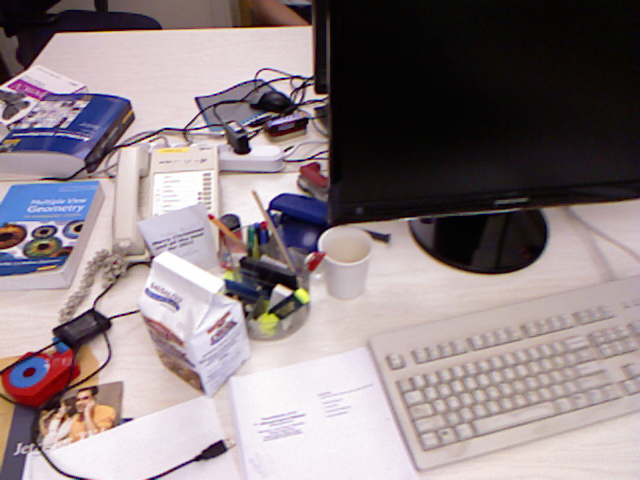
#> input picture rgbd_dataset_freiburg1_xyz/rgb/1305031103.011215.png, 640 x 480 px; its folder holds 4 pictures in this run
$ python mini_orb_slam_copy.py
#> lines starting #> are read from the running program, lines starting #| are printed output that depends on the picture
import cv2
import numpy as np
import os
import matplotlib.pyplot as plt
import open3d as o3d
from matplotlib import animation

# -- SETTINGS --
IMAGE_DIR = "rgbd_dataset_freiburg1_xyz/rgb"  # Set this!
CAMERA_MATRIX = np.array([[517.3, 0, 318.6],
                          [0, 516.5, 255.3],
                          [0, 0, 1]])  # fx, fy, cx, cy from TUM dataset

# -- HELPER FUNCTIONS --
def load_images(folder):
    image_files = sorted([f for f in os.listdir(folder) if f.endswith('.png')])
    return [cv2.imread(os.path.join(folder, f), cv2.IMREAD_GRAYSCALE) for f in image_files]

def extract_features(img, orb):
    kp, des = orb.detectAndCompute(img, None)
    return kp, des

def match_features(des1, des2):
    matcher = cv2.BFMatcher(cv2.NORM_HAMMING)
    matches = matcher.match(des1, des2)
    matches = sorted(matches, key=lambda x: x.distance)
    return matches[:100]  # limit for speed

def estimate_pose(kp1, kp2, matches):
    pts1 = np.float32([kp1[m.queryIdx].pt for m in matches])
    pts2 = np.float32([kp2[m.trainIdx].pt for m in matches])
    E, mask = cv2.findEssentialMat(pts1, pts2, CAMERA_MATRIX, method=cv2.RANSAC, prob=0.999, threshold=1.0)
    _, R, t, _ = cv2.recoverPose(E, pts1, pts2, CAMERA_MATRIX)
    return R, t, pts1[mask.ravel() == 1], pts2[mask.ravel() == 1]

def triangulate(R, t, kp1, kp2):
    proj1 = np.hstack((np.eye(3), np.zeros((3, 1))))
    proj2 = np.hstack((R, t))
    proj1 = CAMERA_MATRIX @ proj1
    proj2 = CAMERA_MATRIX @ proj2

    pts4d = cv2.triangulatePoints(proj1, proj2, kp1.T, kp2.T)
    pts3d = pts4d[:3] / pts4d[3]
    valid_points = []

    for pt in pts3d.T:
        # 거리 기반 필터링
        dist = np.linalg.norm(pt)
        if 0.1 < dist < 5.0:
            # 재투영 오차 기반 필터링
            proj_pt = CAMERA_MATRIX @ pt
            if proj_pt[2] > 0:  # 카메라 앞에 있는 점만
                valid_points.append(pt)

    if not valid_points:  # 유효한 점이 없으면
        return np.array([]).reshape(3, 0)  # 명시적으로 (3,0) shape 지정
    return np.array(valid_points).T

def transform_points(points, pose):
    """안전하게 3D 점들을 변환"""
    if points.size == 0:
        return np.array([])
    if points.shape[1] == 0:
        return np.array([])
    return (pose[:3, :3] @ points + pose[:3, 3:4]).T

def draw_matches(img1, kp1, img2, kp2, matches):
    # Create a visualization of matching features between two frames
    match_img = cv2.drawMatches(img1, kp1, img2, kp2, matches, None,
                               flags=cv2.DRAW_MATCHES_FLAGS_DEFAULT)
    return match_img

def visualize_frame_results(curr_frame, curr_kp, matches_img):
    # Show current frame with detected keypoints
    kp_img = cv2.drawKeypoints(curr_frame, curr_kp, None,
                              flags=cv2.DRAW_MATCHES_FLAGS_DRAW_RICH_KEYPOINTS)

    # Display results
    cv2.imshow('Current Frame Keypoints', kp_img)
    cv2.imshow('Feature Matches', matches_img)
    cv2.waitKey(1)

# [56 lines left out: functions plot_trajectory_and_map_animated, plot_trajectory_and_map, not called in this run]

def calculate_matching_stats(matches, pts1, pts2):
    # Calculate statistics about feature matching
    if len(matches) == 0:
        return None

    distances = [m.distance for m in matches]
    mean_dist = np.mean(distances)
    std_dist = np.std(distances)

    # Calculate spatial distribution of matches
    pts1_std = np.std(pts1, axis=0)
    pts2_std = np.std(pts2, axis=0)
    spatial_coverage = np.mean([pts1_std, pts2_std])

    return {
        'num_matches': len(matches),
        'mean_distance': mean_dist,
        'std_distance': std_dist,
        'spatial_coverage': spatial_coverage
    }

def calculate_trajectory_smoothness(trajectory):
    if len(trajectory) < 3:
        return None

    # Calculate velocity and acceleration
    trajectory = np.array(trajectory)
    velocities = np.diff(trajectory, axis=0)
    accelerations = np.diff(velocities, axis=0)

    # Calculate smoothness metrics
    mean_velocity = np.mean(np.linalg.norm(velocities, axis=1))
    mean_acceleration = np.mean(np.linalg.norm(accelerations, axis=1))

    return {
        'mean_velocity': mean_velocity,
        'mean_acceleration': mean_acceleration
    }

def analyze_map_points(map_points):
    if len(map_points) == 0:
        return None

    points = np.array(map_points)

    # Calculate spatial distribution
    mean_pos = np.mean(points, axis=0)
    std_pos = np.std(points, axis=0)

    # Calculate density
    distances = np.linalg.norm(points - mean_pos, axis=1)
    point_density = len(points) / (np.max(distances) ** 3)

    return {
        'num_points': len(points),
        'mean_position': mean_pos,
        'std_position': std_pos,
        'point_density': point_density
    }

def add_map_points(new_points, map_points, min_distance=0.1):
    """Add new points to the map if they are far enough from existing points"""
    if len(map_points) == 0:  # 맵이 비어있으면 모든 점 추가
        map_points.extend(new_points)
        return

    # Convert to numpy arrays for efficient computation
    new_points = np.array(new_points)
    existing_points = np.array(map_points)

    for pt in new_points:
        # Compute distances to all existing points
        distances = np.linalg.norm(existing_points - pt, axis=1)
        # If point is far enough from all existing points, add it
        if np.min(distances) >= min_distance:
            map_points.append(pt.tolist())

def get_next_file_number():
    # Check existing files and get the next number
    existing_files = os.listdir('.')
    max_num = 0

    # Check slam result files
    for file in existing_files:
        if file.startswith('slam_result_') and file.endswith('.gif'):
            try:
                num = int(file.split('_')[2].split('.')[0])
                max_num = max(max_num, num)
            except:
                continue

    return max_num + 1

# -- MAIN PIPELINE --
def run_mini_slam():
    # Get the next file number
    file_num = get_next_file_number()
    slam_result_file = f'slam_result_{file_num}.gif'
    feature_video_file = f'feature_matching_{file_num}.mp4'
    feature_gif_file = f'feature_matching_{file_num}.gif'

    print("Starting Mini-SLAM...")
    orb = cv2.ORB_create(2000)
    images = load_images(IMAGE_DIR)
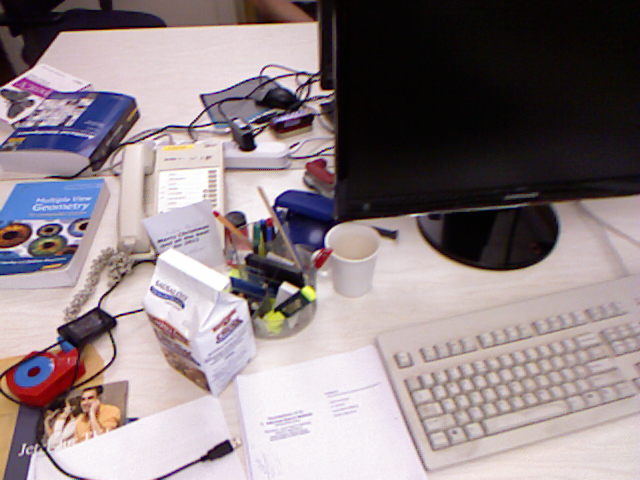
#> input picture rgbd_dataset_freiburg1_xyz/rgb/1305031103.043227.png, 640 x 480 px
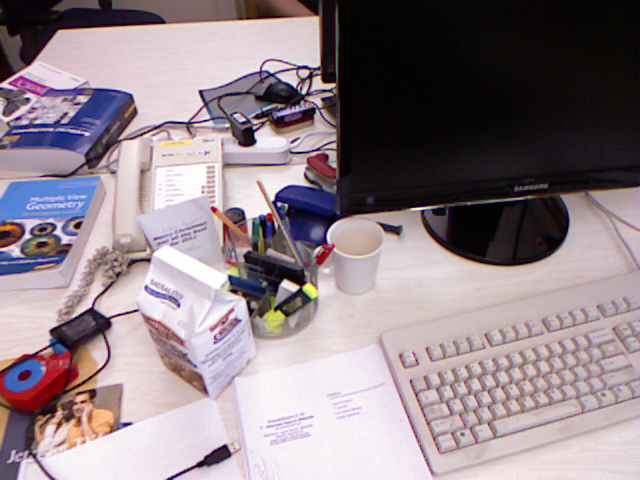
#> input picture rgbd_dataset_freiburg1_xyz/rgb/1305031103.143318.png, 640 x 480 px
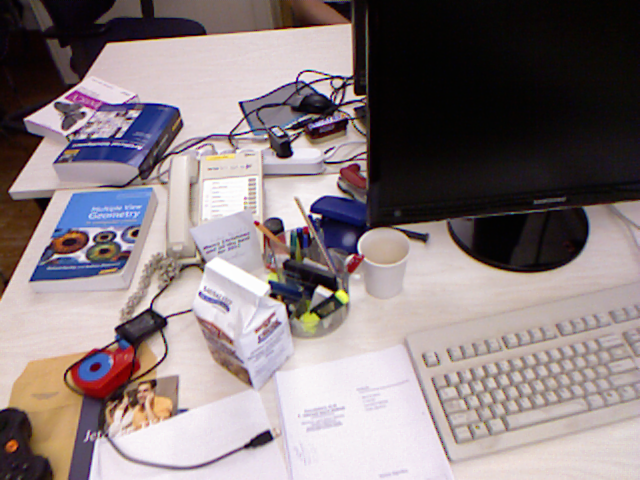
#> input picture rgbd_dataset_freiburg1_xyz/rgb/1305031103.811242.png, 640 x 480 px
#> images = 4 items
    print(f"Loaded {len(images)} images")
#| Loaded 4 images

    # Initialize video writer for feature matching visualization
    first_img = images[0]
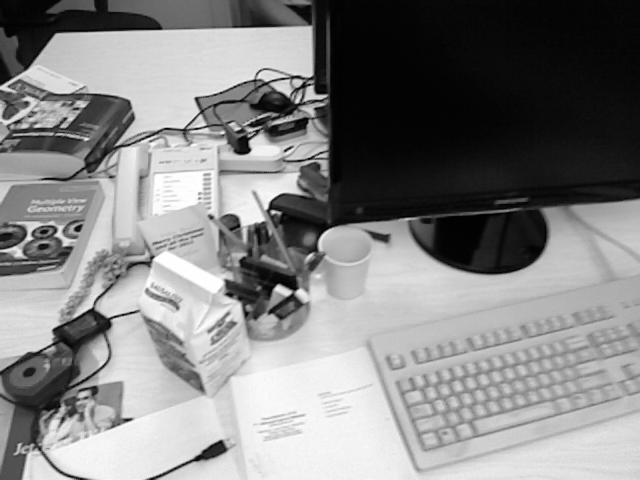
#> first_img: shape (480, 640); min 1, max 254, mean 132.7
    h, w = first_img.shape[:2]
#> h = 480; w = 640
    fourcc = cv2.VideoWriter_fourcc(*'mp4v')
    feature_video = cv2.VideoWriter(feature_video_file, fourcc, 10.0, (w*2, h))

    # Performance tracking
    matching_stats = []
    num_frames_processed = 0
    num_keyframes = 0
    tracking_lost_count = 0

    pose = np.eye(4)
    trajectory = [pose[:3, 3]]
    map_points = []

    last_kf_pose = pose.copy()
    last_kf_img = images[0]
    last_kf_kp, last_kf_des = extract_features(last_kf_img, orb)
#> in extract_features, `kp, des = orb.detectAndCompute(img, None)`: kp = 2000 keypoints; strongest (x, y, size): (278, 286, 64.3), (278, 287, 92.6), (288, 291, 44.6), (271, 208, 37.2)
#> last_kf_kp has the same summary as kp in extract_features

    MIN_TRANSLATION = 0.2
    MIN_ROTATION = 0.1
    MIN_MATCHES = 20

    # Create windows for visualization
    cv2.namedWindow('Current Frame Keypoints', cv2.WINDOW_NORMAL)
    cv2.namedWindow('Feature Matches', cv2.WINDOW_NORMAL)

    print("Processing frames...")
    for i in range(1, len(images)):
        print(f"Processing frame {i}/{len(images)-1}", end='\r')
        num_frames_processed += 1

        curr_img = images[i]
        curr_kp, curr_des = extract_features(curr_img, orb)
        if curr_des is None or last_kf_des is None:
            tracking_lost_count += 1
            continue

        matches = match_features(last_kf_des, curr_des)
        if len(matches) < MIN_MATCHES:
            print(f"\n[Frame {i}] Not enough matches.")
            tracking_lost_count += 1
            continue

        # Calculate matching statistics
        pts1 = np.float32([last_kf_kp[m.queryIdx].pt for m in matches])
        pts2 = np.float32([curr_kp[m.trainIdx].pt for m in matches])
        stats = calculate_matching_stats(matches, pts1, pts2)
        if stats:
            matching_stats.append(stats)

        # Visualize matches and save to video
        matches_img = draw_matches(last_kf_img, last_kf_kp, curr_img, curr_kp, matches[:30])
        feature_video.write(matches_img)
        visualize_frame_results(curr_img, curr_kp, matches_img)

        R, t, pts1, pts2 = estimate_pose(last_kf_kp, curr_kp, matches)
        if R is None or t is None:
            tracking_lost_count += 1
            continue

        # Normalize translation and apply artificial scale
        if np.linalg.norm(t) > 0:
            t = t / np.linalg.norm(t) * 0.2

        # Compute current pose relative to last keyframe
        T = np.eye(4)
        T[:3, :3] = R
        T[:3, 3] = t.squeeze()
        pose = last_kf_pose @ np.linalg.inv(T)

        # Triangulate
        pts3d = triangulate(R, t, pts1, pts2)

        # Transform points safely
        if pts3d.size > 0 and pts3d.shape[1] > 0:
            pts3d_world = transform_points(pts3d, pose)
        else:
            pts3d_world = np.array([])

        # Only insert keyframe and map points if motion is large enough
        translation_movement = np.linalg.norm(pose[:3, 3] - last_kf_pose[:3, 3])
        rotation_movement = np.arccos((np.trace(pose[:3, :3] @ last_kf_pose[:3, :3].T) - 1) / 2)

        if translation_movement > MIN_TRANSLATION or rotation_movement > MIN_ROTATION:
            print(f"\n[Frame {i}] Added keyframe. Translation Δ = {translation_movement:.2f}, Rotation Δ = {rotation_movement:.2f}")
            num_keyframes += 1
            last_kf_pose = pose.copy()
            last_kf_img = curr_img
            last_kf_kp, last_kf_des = curr_kp, curr_des
            if pts3d_world.size > 0:
                if len(pts3d_world.shape) == 2:
                    add_map_points(pts3d_world.tolist(), map_points)
            trajectory.append(pose[:3, 3])
        else:
            print(f"\n[Frame {i}] Movement too small: T Δ = {translation_movement:.3f}, R Δ = {rotation_movement:.3f}")
#> this loop made 3 passes
#> (mean_dist in calculate_matching_stats, std_dist in calculate_matching_stats, pts1_std in calculate_matching_stats, pts2_std in calculate_matching_stats, spatial_coverage in calculate_matching_stats, t, rotation_movement, num_keyframes) on pass 3: (12.13, 2.17, [80.98, 92.23], [76.12, 90.14], 84.87, [-0.0126, 0.0508, 0.193], 0.0826, 1)
#> (mean_dist in calculate_matching_stats, std_dist in calculate_matching_stats, pts1_std in calculate_matching_stats, pts2_std in calculate_matching_stats, spatial_coverage in calculate_matching_stats, t, rotation_movement) on passes 1 to 2: (5.51, 1.49, [86.76, 82.46], [87.28, 83.26], 84.94, [0.0641, 0.00166, -0.189], 0.0105), (10.06, 1.88, [93.14, 97.15], [96.6, 100.7], 96.91, [0.036, -0.136, -0.142], 0.0299)
#| Processing frame 1/3
#| [Frame 1] Movement too small: T Δ = 0.200, R Δ = 0.010
#| Processing frame 2/3
#| [Frame 2] Movement too small: T Δ = 0.200, R Δ = 0.030
#| Processing frame 3/3
#| [Frame 3] Added keyframe. Translation Δ = 0.20, Rotation Δ = 0.08
#> pass 1, in visualize_frame_results, `kp_img = cv2.drawKeypoints(curr_frame, curr_kp, None, flags=cv2.DRAW_M..`:
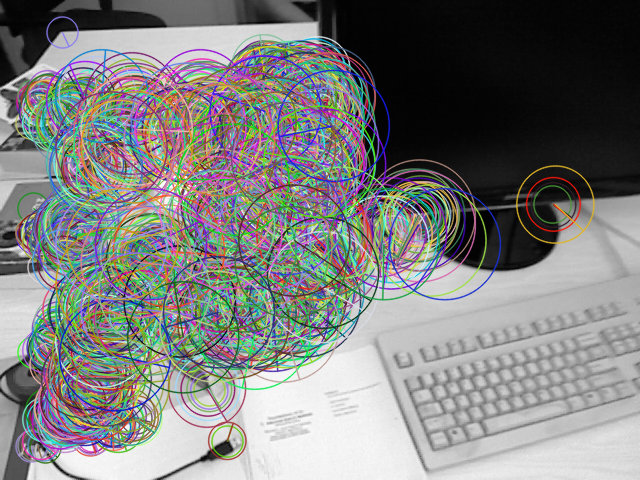
#> kp_img: shape (480, 640, 3); mean of channels 0, 1, 2 126.2, 127.1, 126.2; drawn as B, G, R
#> after the loop:
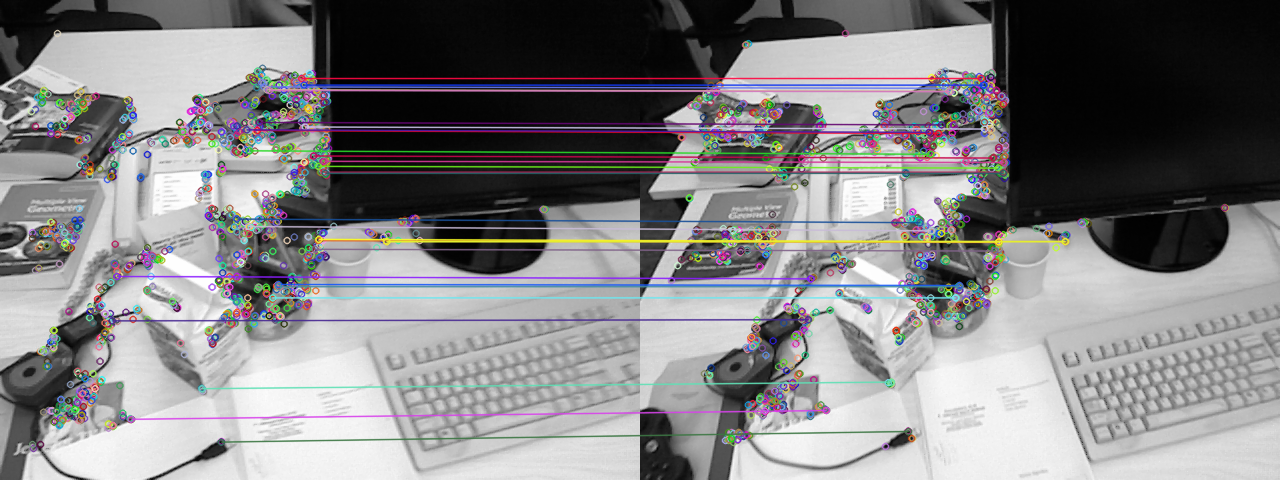
#> matches_img: shape (480, 1280, 3); mean of channels 0, 1, 2 132, 130.5, 131.5; drawn as B, G, R
#> after the loop, matching_stats = 3 items; num_frames_processed = 3; num_keyframes = 1; tracking_lost_count = 0; trajectory = [[0, 0, 0], [0.0287, -0.0523, -0.191]]

    # Release video writer and windows
    feature_video.release()
    cv2.destroyAllWindows()

    # Calculate final statistics
    trajectory_stats = calculate_trajectory_smoothness(trajectory)
    map_stats = analyze_map_points(map_points)

    # Average matching statistics
    avg_matching_stats = {
        'num_matches': np.mean([s['num_matches'] for s in matching_stats]),
        'mean_distance': np.mean([s['mean_distance'] for s in matching_stats]),
        'spatial_coverage': np.mean([s['spatial_coverage'] for s in matching_stats])
    }
#> avg_matching_stats = {'num_matches': 100, 'mean_distance': 9.23, 'spatial_coverage': 88.91}

    # Print performance evaluation
    print("\n=== SLAM Performance Evaluation ===")
    print("\n1. Tracking Statistics:")
    print(f"   - Total frames processed: {num_frames_processed}")
#|    - Total frames processed: 3
    print(f"   - Number of keyframes: {num_keyframes}")
#|    - Number of keyframes: 1
    print(f"   - Tracking lost count: {tracking_lost_count}")
#|    - Tracking lost count: 0
    print(f"   - Tracking success rate: {(1 - tracking_lost_count/num_frames_processed)*100:.1f}%")
#|    - Tracking success rate: 100.0%

    print("\n2. Feature Matching Quality:")
    print(f"   - Average number of matches: {avg_matching_stats['num_matches']:.1f}")
#|    - Average number of matches: 100.0
    print(f"   - Average matching distance: {avg_matching_stats['mean_distance']:.2f}")
#|    - Average matching distance: 9.23
    print(f"   - Average spatial coverage: {avg_matching_stats['spatial_coverage']:.2f}")
#|    - Average spatial coverage: 88.91

    if trajectory_stats:
        print("\n3. Trajectory Smoothness:")
        print(f"   - Mean velocity: {trajectory_stats['mean_velocity']:.3f}")
        print(f"   - Mean acceleration: {trajectory_stats['mean_acceleration']:.3f}")

    if map_stats:
        print("\n4. Map Quality:")
        print(f"   - Total map points: {map_stats['num_points']}")
        print(f"   - Point density: {map_stats['point_density']:.2f}")
        print(f"   - Spatial distribution (std): {np.mean(map_stats['std_position']):.2f}")

    print("\nGenerating visualizations...")

    # Convert lists to numpy arrays for visualization
    trajectory_array = np.array(trajectory)
#> trajectory_array = [[0, 0, 0], [0.0287, -0.0523, -0.191]]
    map_points_array = np.array(map_points)

    # Save animated trajectory and map
    fig = plt.figure(figsize=(10, 10))
    ax = fig.add_subplot(111, projection='3d')
    ax.set_xlim(-2, 2)
    ax.set_ylim(-2, 2)
    ax.set_zlim(-2, 2)
    ax.set_xlabel('X')
    ax.set_ylabel('Y')
    ax.set_zlabel('Z')
    ax.set_title('SLAM Results')
    scat = ax.scatter([], [], [], c='red', s=1, label='Map Points')
    line, = ax.plot([], [], [], c='blue', label='Camera Trajectory')
    ax.legend()

    def init():
        scat._offsets3d = ([], [], [])
        line.set_data([], [])
        line.set_3d_properties([])
        return scat, line

    def update(i):
        if i == 0:
            return init()

        traj_i = trajectory_array[:i+1]
        if len(map_points_array) > 0:
            map_i = map_points_array[:min(i*10, len(map_points_array))]
        else:
            map_i = np.array([])

        if len(traj_i) > 0:
            line.set_data(traj_i[:, 0], traj_i[:, 1])
            line.set_3d_properties(traj_i[:, 2])

        if len(map_i) > 0:
            scat._offsets3d = (map_i[:, 0], map_i[:, 1], map_i[:, 2])

        ax.view_init(elev=20, azim=i)
        return scat, line

    ani = animation.FuncAnimation(fig, update, frames=len(trajectory),
                                init_func=init, interval=50, blit=False)

    # Save as GIF with numbered filename
    ani.save(slam_result_file, writer='pillow', fps=20)
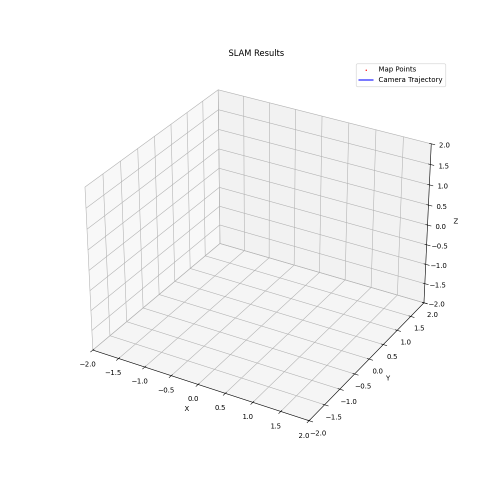
#> saved as slam_result_1.gif: PIL image 1000x1000 RGBA (shown at 1/2 size); mean R, G, B, A 248.9, 248.9, 249, 255
    plt.show()

    print("\nResults saved as:")
    print(f"1. '{slam_result_file}' - 3D trajectory and map visualization")
    print(f"2. '{feature_video_file}' - Feature matching visualization")

    print("\nConverting feature matching video to GIF...")
    os.system(f"ffmpeg -i {feature_video_file} -vf 'fps=10,scale=800:-1' -y {feature_gif_file}")
    print(f"3. '{feature_gif_file}' - Feature matching visualization (GIF format)")

if __name__ == "__main__":
    run_mini_slam()
